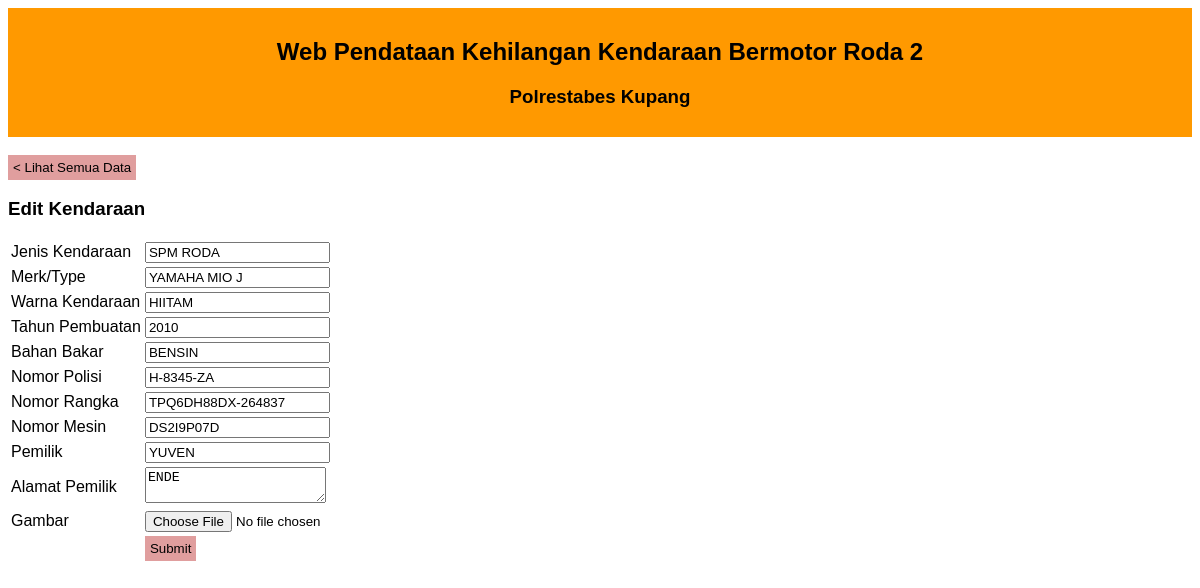
Page /form_edit.php?id=3 (signed in) on the committed database.
### tables this page shows
CREATE TABLE `kendaraan` (
  `id` int(11) NOT NULL,
  `jenis` varchar(8) NOT NULL,
  `merk` varchar(50) NOT NULL,
  `warna` varchar(50) NOT NULL,
  `tahun` varchar(4) NOT NULL,
  `bbm` varchar(80) NOT NULL,
  `nopol` varchar(80) NOT NULL,
  `norangka` varchar(80) NOT NULL,
  `nomesin` varchar(80) NOT NULL,
  `pemilik` varchar(80) NOT NULL,
  `alamat` text NOT NULL,
  `gambar` varchar(50) NOT NULL
);

### form_edit.php (the view, shortened to what this page needs)
<?php
include "+koneksi.php";
?>
<!DOCTYPE html>
<html>
<head>
	<link rel="stylesheet" type="text/css" href="style.css">
</head>
<body>
	<div class="judul">
		<h2>Web Pendataan Kehilangan Kendaraan Bermotor Roda 2</h2>
		<h3>Polrestabes Kupang</h3>
	</div>
	<br />
	<a href="index.php">
		<button>< Lihat Semua Data</button>
	</a>
	<h3>Edit Kendaraan</h3>
	<form action="proses_edit.php" method="post">
		<?php
		$id = $_GET['id'];
		$query = $con->prepare("SELECT * FROM kendaraan WHERE id = :id");
		$query->bindValue(':id', $id);
		$query->execute();
		$data = $query->fetch();
		?>
		<table>
			<tr>
				<td>Jenis Kendaraan</td>
				<td>
					<input type="text" name="jenis" value="<?php echo $data['jenis'] ?>" required>
				</td>
			</tr>
			<tr>
				<td>Merk/Type</td>
				<td><input type="text" name="merk" value="<?php echo $data['merk'] ?>" required></td>
			</tr>
			<tr>
				<td>Warna Kendaraan</td>
				<td><input type="text" name="warna" value="<?php echo $data['warna'] ?>" required></td>
			</tr>
			<tr>
				<td>Tahun Pembuatan</td>
				<td><input type="number" name="tahun" value="<?php echo $data['tahun'] ?>" required></td>
			</tr>
			<tr>
				<td>Bahan Bakar</td>
				<td><input type="text" name="bbm" value="<?php echo $data['bbm'] ?>" required></td>
			</tr>
			<tr>
				<td>Nomor Polisi</td>
				<td><input type="text" name="nopol" value="<?php echo $data['nopol'] ?>" required></td>
			</tr>
			<tr>
				<td>Nomor Rangka</td>
				<td><input type="text" name="norangka" value="<?php echo $data['norangka'] ?>" required></td>
			</tr>
			<tr>
				<td>Nomor Mesin</td>
				<td><input type="text" name="nomesin" value="<?php echo $data['nomesin'] ?>" required></td>
			</tr>
			<tr>
				<td>Pemilik</td>
				<td><input type="text" name="pemilik" value="<?php echo $data['pemilik'] ?>" required></td>
			</tr>
			<tr>
				<td>Alamat Pemilik</td>
				<td><textarea name="alamat" required><?php echo $data['alamat'] ?></textarea></td>
			</tr>
			<tr>
				<td>Gambar</td>
				<td><input type="file" name="gambar" required></td>
			</tr>
				<td></td>
				<td><button type="submit">Submit</button></td>
		</table>
	</form>
</body>
</html>

### style.css (style rules this page uses)
body { font-family: Calibri, 'Trebuchet MS', sans-serif; }
.judul { background: #ff9900; padding: 10px; text-align: center; }
a { text-decoration: none; }
button { background-color: #e09e9e; border: 0px; padding: 5px; }

### rows in the picture
kendaraan: jenis "SPM RODA", merk "YAMAHA MIO J", warna "HIITAM", tahun "2010", bbm "BENSIN", nopol "H-8345-ZA", norangka "TPQ6DH88DX-264837", nomesin "DS2I9P07D", pemilik "YUVEN", alamat "ENDE"
